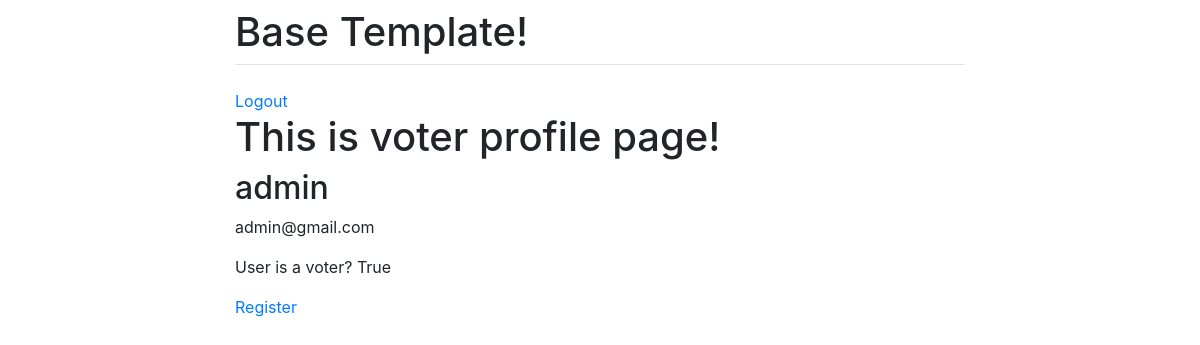
Before: /profile/ (signed in) with the older database file.
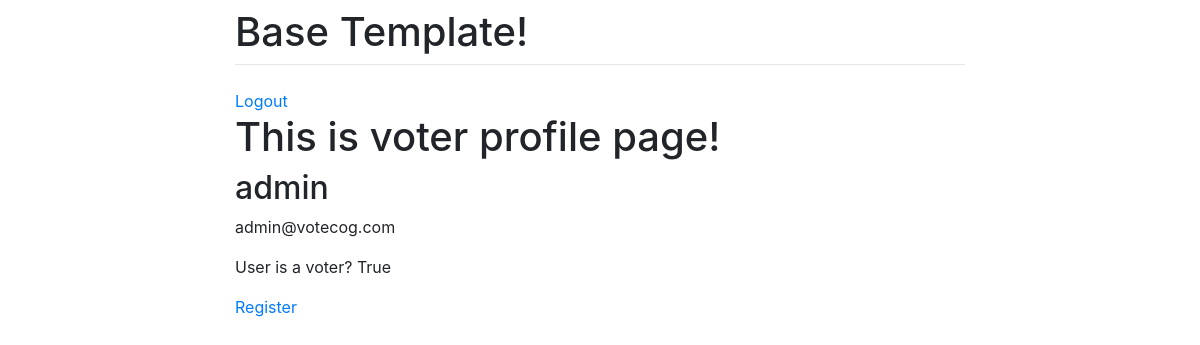
After: the same page with the newer database file.
### accounts/models.py (models this page shows, shortened)
class Account(AbstractBaseUser):
    email = models.EmailField(verbose_name="email", max_length=60, unique=True)
    username = models.CharField(max_length=30, unique=True)
    date_joined = models.DateTimeField(verbose_name='date joined', auto_now_add=True)
    last_login = models.DateTimeField(verbose_name='last login', auto_now=True)
    is_voter = models.BooleanField(default=True)
    is_admin = models.BooleanField(default=False)
    is_staff = models.BooleanField(default=False)
    is_active = models.BooleanField(default=True)
    is_superuser = models.BooleanField(default=False)
    USERNAME_FIELD = 'username'
    REQUIRED_FIELDS = ['email','is_voter']
    objects = MyAccountManager()

### accounts/views.py (the view)
# urls.py: path('profile/', views.profile, name='profile'),
@login_required
def profile(request):
    if request.user.is_voter:
        return render(request, 'accounts/voter.html')
    else:
        return render(request, 'accounts/candidate.html')

### templates/accounts/voter.html
{% extends "base.html" %}
{% block content %}
    {% if user.is_authenticated %}
        <a href="{% url 'logout' %}">Logout</a>
        <h1>This is voter profile page!</h1>
        <h2>{{ user.username }}</h2>
        <p>{{ user.email }}</p>
        {% if user.is_voter %}
            <p>User is a voter? {{user.is_voter}}</p>
        {% else %}
            <p>User is a voter? {{user.is_voter}}</p>
        {% endif %}
        <a href="{% url 'accounts:person_form' %}">Register</a>
    {% endif %}
{% endblock content %}

Changed rows visible on the page:
changed Account "admin": email "admin@gmail.com" → "admin@votecog.com"
